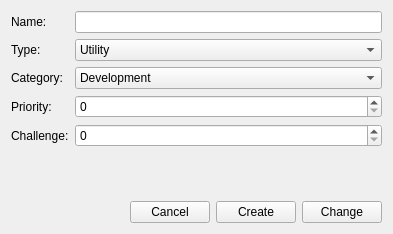
<?xml version="1.0" encoding="UTF-8"?>
<ui version="4.0">
 <class>new_change_root_entry</class>
 <widget class="QWidget" name="new_change_root_entry">
  <property name="geometry">
   <rect>
    <x>0</x>
    <y>0</y>
    <width>393</width>
    <height>234</height>
   </rect>
  </property>
  <property name="windowTitle">
   <string>New/Change entry</string>
  </property>
  <layout class="QGridLayout" name="gridLayout">
   <item row="0" column="0" colspan="4">
    <layout class="QFormLayout" name="form_layout">
     <item row="0" column="0">
      <widget class="QLabel" name="label">
       <property name="text">
        <string>Name:</string>
       </property>
       <property name="buddy">
        <cstring>line_name</cstring>
       </property>
      </widget>
     </item>
     <item row="0" column="1">
      <widget class="QLineEdit" name="line_name">
       <property name="autoFillBackground">
        <bool>false</bool>
       </property>
      </widget>
     </item>
     <item row="1" column="0">
      <widget class="QLabel" name="label_2">
       <property name="text">
        <string>Type:</string>
       </property>
       <property name="buddy">
        <cstring>combo_entry_type</cstring>
       </property>
      </widget>
     </item>
     <item row="1" column="1">
      <widget class="QComboBox" name="combo_entry_type">
       <item>
        <property name="text">
         <string>Utility</string>
        </property>
       </item>
       <item>
        <property name="text">
         <string>Application</string>
        </property>
       </item>
       <item>
        <property name="text">
         <string>Library</string>
        </property>
       </item>
       <item>
        <property name="text">
         <string>Protocol</string>
        </property>
       </item>
       <item>
        <property name="text">
         <string>Other</string>
        </property>
       </item>
      </widget>
     </item>
     <item row="3" column="0">
      <widget class="QLabel" name="label_3">
       <property name="text">
        <string>Priority:</string>
       </property>
       <property name="buddy">
        <cstring>spin_priority</cstring>
       </property>
      </widget>
     </item>
     <item row="3" column="1">
      <widget class="QSpinBox" name="spin_priority"/>
     </item>
     <item row="4" column="0">
      <widget class="QLabel" name="label_4">
       <property name="text">
        <string>Challenge:</string>
       </property>
       <property name="buddy">
        <cstring>spin_challenge</cstring>
       </property>
      </widget>
     </item>
     <item row="4" column="1">
      <widget class="QSpinBox" name="spin_challenge"/>
     </item>
     <item row="2" column="0">
      <widget class="QLabel" name="label_5">
       <property name="text">
        <string>Category:</string>
       </property>
       <property name="buddy">
        <cstring>combo_category</cstring>
       </property>
      </widget>
     </item>
     <item row="2" column="1">
      <widget class="QComboBox" name="combo_category">
       <item>
        <property name="text">
         <string>Development</string>
        </property>
       </item>
       <item>
        <property name="text">
         <string>Internet</string>
        </property>
       </item>
       <item>
        <property name="text">
         <string>Accessory</string>
        </property>
       </item>
       <item>
        <property name="text">
         <string>Media</string>
        </property>
       </item>
       <item>
        <property name="text">
         <string>Game</string>
        </property>
       </item>
       <item>
        <property name="text">
         <string>Office</string>
        </property>
       </item>
       <item>
        <property name="text">
         <string>Education</string>
        </property>
       </item>
       <item>
        <property name="text">
         <string>Science</string>
        </property>
       </item>
       <item>
        <property name="text">
         <string>Graphics</string>
        </property>
       </item>
       <item>
        <property name="text">
         <string>System</string>
        </property>
       </item>
       <item>
        <property name="text">
         <string>Costomization</string>
        </property>
       </item>
       <item>
        <property name="text">
         <string>Other</string>
        </property>
       </item>
      </widget>
     </item>
    </layout>
   </item>
   <item row="1" column="0">
    <spacer name="horizontalSpacer">
     <property name="orientation">
      <enum>Qt::Horizontal</enum>
     </property>
     <property name="sizeHint" stdset="0">
      <size>
       <width>99</width>
       <height>20</height>
      </size>
     </property>
    </spacer>
   </item>
   <item row="1" column="1">
    <widget class="QPushButton" name="push_cancel">
     <property name="text">
      <string>Cancel</string>
     </property>
    </widget>
   </item>
   <item row="1" column="2">
    <widget class="QPushButton" name="push_create">
     <property name="text">
      <string>Create</string>
     </property>
    </widget>
   </item>
   <item row="1" column="3">
    <widget class="QPushButton" name="push_change">
     <property name="text">
      <string>Change</string>
     </property>
    </widget>
   </item>
  </layout>
 </widget>
 <tabstops>
  <tabstop>line_name</tabstop>
  <tabstop>combo_entry_type</tabstop>
  <tabstop>combo_category</tabstop>
  <tabstop>spin_priority</tabstop>
  <tabstop>spin_challenge</tabstop>
  <tabstop>push_change</tabstop>
  <tabstop>push_create</tabstop>
  <tabstop>push_cancel</tabstop>
 </tabstops>
 <resources/>
 <connections>
  <connection>
   <sender>push_cancel</sender>
   <signal>clicked()</signal>
   <receiver>new_change_root_entry</receiver>
   <slot>hide()</slot>
   <hints>
    <hint type="sourcelabel">
     <x>159</x>
     <y>211</y>
    </hint>
    <hint type="destinationlabel">
     <x>196</x>
     <y>116</y>
    </hint>
   </hints>
  </connection>
 </connections>
</ui>
